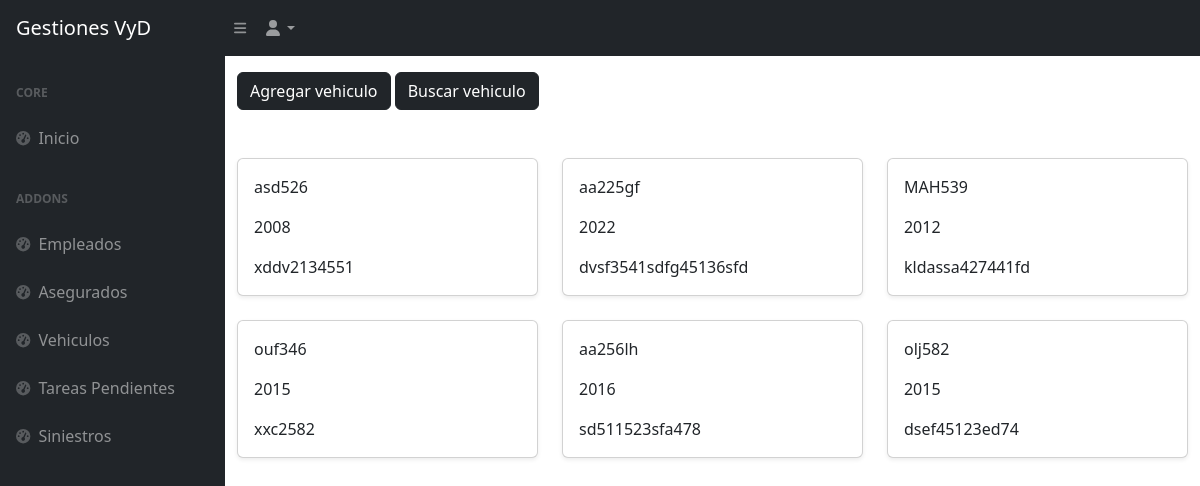
The app's page /vehiculos/ with its own data.
### appseguros/models.py (models this page shows)
class Vehiculo(models.Model):
    dominio = models.CharField(max_length=7)
    año = models.IntegerField()
    numero_motor = models.CharField(max_length=40)

### appseguros/views.py (the view)
# urls.py: path('vehiculos/', vehiculos, name="vehiculos"),
def vehiculos(request):
    vehiculos = Vehiculo.objects.all()  # Obtiene todos los vehiculos
    return render(request, 'appseguros/vehiculos.html', {'vehiculos': vehiculos})

### appseguros/templates/appseguros/vehiculos.html (shortened to what this page needs)
{% extends 'appseguros/base.html' %}
{% block contenidoQueCambia %}
<div class="container pt-3">
    <a href="{% url 'vehiculoFormulario' %}" class="btn btn-dark">Agregar vehiculo</a>
    <a href="{% url 'busquedaVehiculo' %}" class="btn btn-dark">Buscar vehiculo</a>
</div>
<div class="container mt-5">
    <div class="row">
        {% for vehiculo in vehiculos %}
        <div class="col-md-4">
            <div class="card mb-4 shadow-sm">
                <div class="card-body">
                    <p class="card-text">{{ vehiculo.dominio }}</p>
                    <p class="card-text">{{ vehiculo.año }}</p>
                    <p class="card-text">{{ vehiculo.numero_motor }}</p>
                </div>
            </div>
        </div>
        {% endfor %}
    </div>
</div>
{% endblock  %}

### records on screen
Vehiculo: dominio "asd526", año "2008", numero_motor "xddv2134551"
Vehiculo: dominio "aa225gf", año "2022", numero_motor "dvsf3541sdfg45136sfd"
Vehiculo: dominio "MAH539", año "2012", numero_motor "kldassa427441fd"
Vehiculo: dominio "ouf346", año "2015", numero_motor "xxc2582"
Vehiculo: dominio "aa256lh", año "2016", numero_motor "sd511523sfa478"
Vehiculo: dominio "olj582", año "2015", numero_motor "dsef45123ed74"
